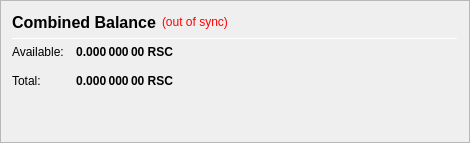
                   <widget class="QFrame" name="frame_CombinedBalances">
                    <property name="minimumSize">
                     <size>
                      <width>470</width>
                      <height>0</height>
                     </size>
                    </property>
                    <property name="frameShape">
                     <enum>QFrame::StyledPanel</enum>
                    </property>
                    <property name="frameShadow">
                     <enum>QFrame::Raised</enum>
                    </property>
                    <layout class="QVBoxLayout" name="verticalLayout_5">
                     <item>
                      <layout class="QHBoxLayout" name="horizontalLayout_5" stretch="0,0,0">
                       <item>
                        <widget class="QLabel" name="label_5z">
                         <property name="minimumSize">
                          <size>
                           <width>0</width>
                           <height>20</height>
                          </size>
                         </property>
                         <property name="font">
                          <font>
                           <pointsize>12</pointsize>
                           <weight>75</weight>
                           <bold>true</bold>
                          </font>
                         </property>
                         <property name="toolTip">
                          <string>Combined Balance (including unconfirmed and immature coins)</string>
                         </property>
                         <property name="text">
                          <string>Combined Balance</string>
                         </property>
                        </widget>
                       </item>
                       <item>
                        <widget class="QLabel" name="labelWalletStatus">
                         <property name="cursor">
                          <cursorShape>WhatsThisCursor</cursorShape>
                         </property>
                         <property name="toolTip">
                          <string>The displayed information may be out of date. Your wallet automatically synchronizes with the redspace network after a connection is established, but this process has not completed yet.</string>
                         </property>
                         <property name="styleSheet">
                          <string notr="true">QLabel { color: red; }</string>
                         </property>
                         <property name="text">
                          <string notr="true">(out of sync)</string>
                         </property>
                         <property name="alignment">
                          <set>Qt::AlignLeading|Qt::AlignLeft|Qt::AlignVCenter</set>
                         </property>
                        </widget>
                       </item>
                       <item>
                        <spacer name="horizontalSpacer_1">
                         <property name="orientation">
                          <enum>Qt::Horizontal</enum>
                         </property>
                         <property name="sizeHint" stdset="0">
                          <size>
                           <width>40</width>
                           <height>20</height>
                          </size>
                         </property>
                        </spacer>
                       </item>
                      </layout>
                     </item>
                     <item>
                      <widget class="Line" name="line_CombinedBalance">
                       <property name="minimumSize">
                        <size>
                         <width>0</width>
                         <height>1</height>
                        </size>
                       </property>
                       <property name="maximumSize">
                        <size>
                         <width>16777215</width>
                         <height>1</height>
                        </size>
                       </property>
                       <property name="orientation">
                        <enum>Qt::Horizontal</enum>
                       </property>
                      </widget>
                     </item>
                     <item>
                      <layout class="QGridLayout" name="gridLayout_3">
                       <property name="spacing">
                        <number>12</number>
                       </property>
                       <item row="1" column="0">
                        <widget class="QLabel" name="labelBalanceTextz">
                         <property name="text">
                          <string>Available:</string>
                         </property>
                        </widget>
                       </item>
                       <item row="1" column="1">
                        <widget class="QLabel" name="labelBalancez">
                         <property name="font">
                          <font>
                           <weight>75</weight>
                           <bold>true</bold>
                          </font>
                         </property>
                         <property name="cursor">
                          <cursorShape>IBeamCursor</cursorShape>
                         </property>
                         <property name="toolTip">
                          <string>Your current spendable balance</string>
                         </property>
                         <property name="text">
                          <string notr="true">0.000 000 00 RSC</string>
                         </property>
                         <property name="alignment">
                          <set>Qt::AlignRight|Qt::AlignTrailing|Qt::AlignVCenter</set>
                         </property>
                         <property name="textInteractionFlags">
                          <set>Qt::LinksAccessibleByMouse|Qt::TextSelectableByKeyboard|Qt::TextSelectableByMouse</set>
                         </property>
                        </widget>
                       </item>
                       <item row="2" column="0">
                        <widget class="QLabel" name="labelTotalTextz">
                         <property name="text">
                          <string>Total:</string>
                         </property>
                        </widget>
                       </item>
                       <item row="2" column="1">
                        <widget class="QLabel" name="labelTotalz">
                         <property name="font">
                          <font>
                           <weight>75</weight>
                           <bold>true</bold>
                          </font>
                         </property>
                         <property name="cursor">
                          <cursorShape>IBeamCursor</cursorShape>
                         </property>
                         <property name="toolTip">
                          <string>Total Balance, including all unavailable coins.</string>
                         </property>
                         <property name="text">
                          <string notr="true">0.000 000 00 RSC</string>
                         </property>
                         <property name="alignment">
                          <set>Qt::AlignRight|Qt::AlignTrailing|Qt::AlignVCenter</set>
                         </property>
                         <property name="textInteractionFlags">
                          <set>Qt::LinksAccessibleByMouse|Qt::TextSelectableByKeyboard|Qt::TextSelectableByMouse</set>
                         </property>
                        </widget>
                       </item>
                       <item row="2" column="3">
                        <spacer name="horizontalSpacer_2">
                         <property name="orientation">
                          <enum>Qt::Horizontal</enum>
                         </property>
                         <property name="sizeHint" stdset="0">
                          <size>
                           <width>40</width>
                           <height>20</height>
                          </size>
                         </property>
                        </spacer>
                       </item>
                      </layout>
                     </item>
                     <item>
                      <spacer name="verticalSpacer_1">
                       <property name="orientation">
                        <enum>Qt::Vertical</enum>
                       </property>
                       <property name="sizeHint" stdset="0">
                        <size>
                         <width>20</width>
                         <height>40</height>
                        </size>
                       </property>
                      </spacer>
                     </item>
                    </layout>
                   </widget>
